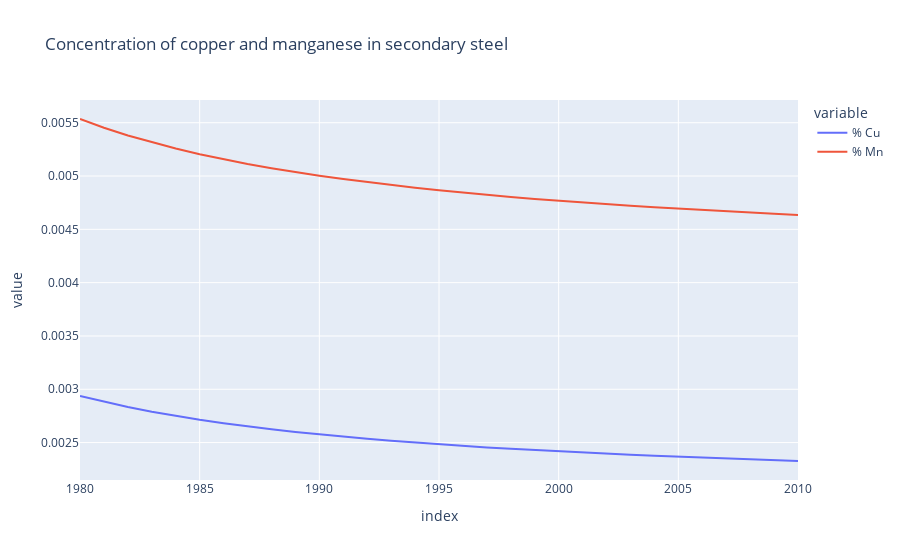

Notebook source saved alongside this figure:
### Code cell
flow_df['total'] = flow_df['Fe'] + flow_df['Cu'] + flow_df['Mn']
flow_df['% Cu'] = flow_df['Cu'] / flow_df['total']
flow_df['% Mn'] = flow_df['Mn'] / flow_df['total']

fig = px.line(flow_df, x=flow_df.index, y=['% Cu', '% Mn'], title='Concentration of copper and manganese in secondary steel')
fig.show()

### Figure 1 — Plotly figure (JSON) as saved in the notebook; plotly's stock layout.template omitted (floating-point values rounded to 4 significant figures)
{"data": [{"hovertemplate": "variable=% Cu<br>index=%{x}<br>value=%{y}<extra></extra>", "legendgroup": "% Cu", "line": {"color": "#636efa", "dash": "solid"}, "marker": {"symbol": "circle"}, "mode": "lines", "name": "% Cu", "orientation": "v", "showlegend": true, "type": "scatter", "x": [1980, 1981, 1982, 1983, 1984, 1985, 1986, 1987, 1988, 1989, 1990, 1991, 1992, 1993, 1994, 1995, 1996, 1997, 1998, 1999, 2000, 2001, 2002, 2003, 2004, 2005, 2006, 2007, 2008, 2009, 2010], "xaxis": "x", "y": [0.002938, 0.002882, 0.002833, 0.002789, 0.00275, 0.002714, 0.002681, 0.002652, 0.002625, 0.0026, 0.002577, 0.002555, 0.002536, 0.002517, 0.0025, 0.002484, 0.002469, 0.002455, 0.002442, 0.002429, 0.002417, 0.002406, 0.002395, 0.002385, 0.002376, 0.002367, 0.002358, 0.00235, 0.002342, 0.002335, 0.002327], "yaxis": "y"}, {"hovertemplate": "variable=% Mn<br>index=%{x}<br>value=%{y}<extra></extra>", "legendgroup": "% Mn", "line": {"color": "#EF553B", "dash": "solid"}, "marker": {"symbol": "circle"}, "mode": "lines", "name": "% Mn", "orientation": "v", "showlegend": true, "type": "scatter", "x": [1980, 1981, 1982, 1983, 1984, 1985, 1986, 1987, 1988, 1989, 1990, 1991, 1992, 1993, 1994, 1995, 1996, 1997, 1998, 1999, 2000, 2001, 2002, 2003, 2004, 2005, 2006, 2007, 2008, 2009, 2010], "xaxis": "x", "y": [0.005535, 0.005453, 0.005381, 0.005316, 0.005258, 0.005205, 0.005157, 0.005113, 0.005073, 0.005037, 0.005003, 0.004971, 0.004942, 0.004915, 0.00489, 0.004866, 0.004844, 0.004823, 0.004804, 0.004785, 0.004768, 0.004751, 0.004736, 0.004721, 0.004707, 0.004693, 0.004681, 0.004669, 0.004657, 0.004646, 0.004635], "yaxis": "y"}], "layout": {"legend": {"title": {"text": "variable"}, "tracegroupgap": 0}, "title": {"text": "Concentration of copper and manganese in secondary steel"}, "xaxis": {"anchor": "y", "domain": [0, 1], "title": {"text": "index"}}, "yaxis": {"anchor": "x", "domain": [0, 1], "title": {"text": "value"}}}}
